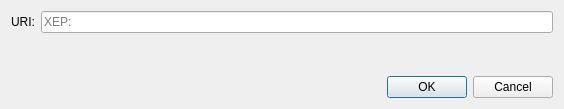
<?xml version="1.0" encoding="UTF-8"?>
<ui version="4.0">
 <class>OpenURIDialog</class>
 <widget class="QDialog" name="OpenURIDialog">
  <property name="geometry">
   <rect>
    <x>0</x>
    <y>0</y>
    <width>564</width>
    <height>109</height>
   </rect>
  </property>
  <property name="windowTitle">
   <string>Open XEP URI</string>
  </property>
  <layout class="QVBoxLayout" name="verticalLayout">
   <item>
    <layout class="QHBoxLayout" name="horizontalLayout">
     <item>
      <widget class="QLabel" name="label">
       <property name="text">
        <string>URI:</string>
       </property>
      </widget>
     </item>
     <item>
      <widget class="QValidatedLineEdit" name="uriEdit">
       <property name="placeholderText">
        <string notr="true">XEP:</string>
       </property>
      </widget>
     </item>
    </layout>
   </item>
   <item>
    <spacer name="verticalSpacer">
     <property name="orientation">
      <enum>Qt::Vertical</enum>
     </property>
     <property name="sizeHint" stdset="0">
      <size>
       <width>20</width>
       <height>40</height>
      </size>
     </property>
    </spacer>
   </item>
   <item>
    <widget class="QDialogButtonBox" name="buttonBox">
     <property name="orientation">
      <enum>Qt::Horizontal</enum>
     </property>
     <property name="standardButtons">
      <set>QDialogButtonBox::Cancel|QDialogButtonBox::Ok</set>
     </property>
    </widget>
   </item>
  </layout>
 </widget>
 <customwidgets>
  <customwidget>
   <class>QValidatedLineEdit</class>
   <extends>QLineEdit</extends>
   <header>qt/qvalidatedlineedit.h</header>
  </customwidget>
 </customwidgets>
 <resources/>
 <connections>
  <connection>
   <sender>buttonBox</sender>
   <signal>accepted()</signal>
   <receiver>OpenURIDialog</receiver>
   <slot>accept()</slot>
   <hints>
    <hint type="sourcelabel">
     <x>248</x>
     <y>254</y>
    </hint>
    <hint type="destinationlabel">
     <x>157</x>
     <y>274</y>
    </hint>
   </hints>
  </connection>
  <connection>
   <sender>buttonBox</sender>
   <signal>rejected()</signal>
   <receiver>OpenURIDialog</receiver>
   <slot>reject()</slot>
   <hints>
    <hint type="sourcelabel">
     <x>316</x>
     <y>260</y>
    </hint>
    <hint type="destinationlabel">
     <x>286</x>
     <y>274</y>
    </hint>
   </hints>
  </connection>
 </connections>
</ui>
